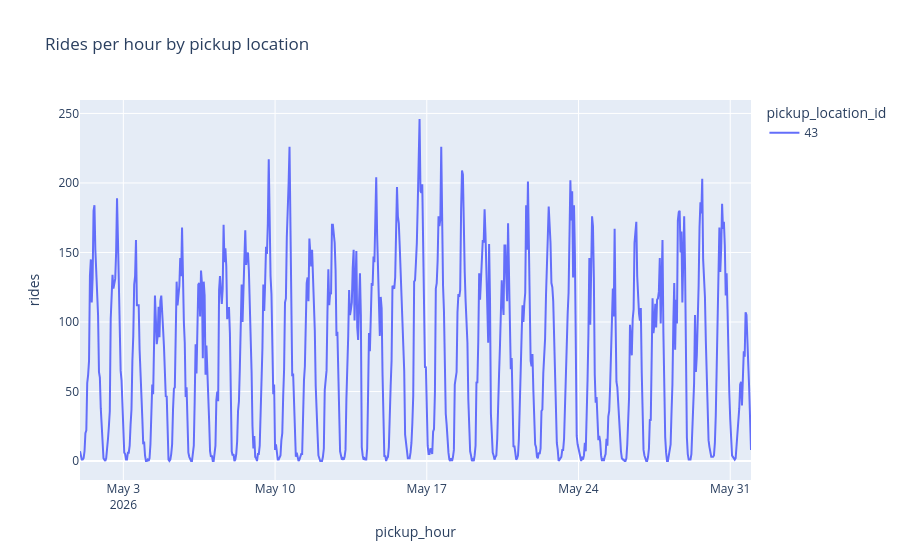

Notebook source saved alongside this figure:
### Code cell
plot_rides(agg_rides_all_slots, locations=[43])

### Figure 1 — Plotly figure (JSON) as saved in the notebook; plotly's stock layout.template omitted (floating-point values rounded to 4 significant figures; data arrays with more than 128 entries replaced by an {"elided": "..."} marker saying what was removed)
{"data": [{"hovertemplate": "pickup_location_id=43<br>pickup_hour=%{x}<br>rides=%{y}<extra></extra>", "legendgroup": "43", "line": {"color": "#636efa", "dash": "solid"}, "marker": {"symbol": "circle"}, "mode": "lines", "name": "43", "orientation": "v", "showlegend": true, "type": "scatter", "x": {"elided": "744 str values"}, "xaxis": "x", "y": {"elided": "744 int values"}, "yaxis": "y"}], "layout": {"legend": {"title": {"text": "pickup_location_id"}, "tracegroupgap": 0}, "title": {"text": "Rides per hour by pickup location"}, "xaxis": {"anchor": "y", "domain": [0, 1], "title": {"text": "pickup_hour"}}, "yaxis": {"anchor": "x", "domain": [0, 1], "title": {"text": "rides"}}}}
